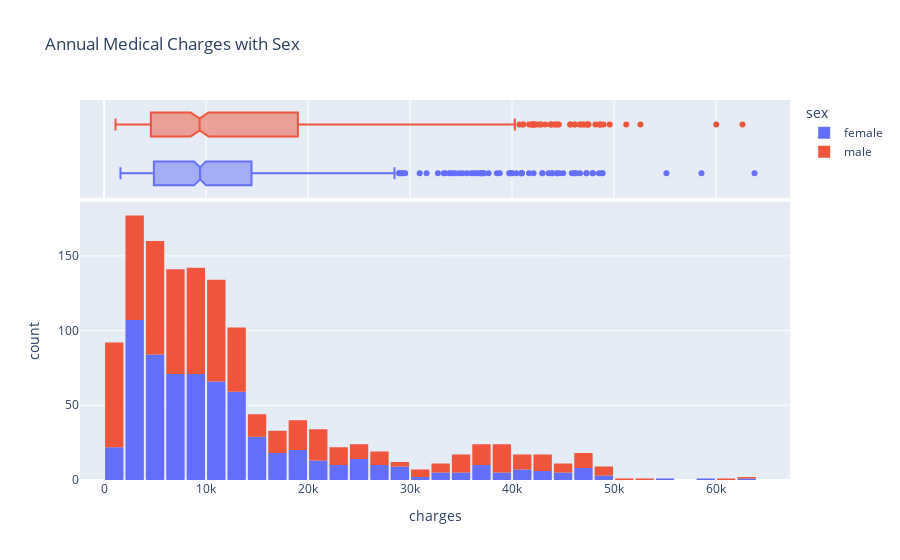

This figure's notebook cell:
### Code cell
fig = px.histogram(df, x='charges', 
                   marginal='box', 
                   color='sex',
                   title='Annual Medical Charges with Sex')
fig.update_layout(bargap=0.1)
fig.show()

### Figure 1 — Plotly figure (JSON) as saved in the notebook; plotly's stock layout.template omitted (floating-point values rounded to 4 significant figures; data arrays with more than 128 entries replaced by an {"elided": "..."} marker saying what was removed)
{"data": [{"alignmentgroup": "True", "bingroup": "x", "hovertemplate": "sex=female<br>charges=%{x}<br>count=%{y}<extra></extra>", "legendgroup": "female", "marker": {"color": "#636efa", "pattern": {"shape": ""}}, "name": "female", "offsetgroup": "female", "orientation": "v", "showlegend": true, "type": "histogram", "x": {"elided": "662 float values"}, "xaxis": "x", "yaxis": "y"}, {"alignmentgroup": "True", "hovertemplate": "sex=female<br>charges=%{x}<extra></extra>", "legendgroup": "female", "marker": {"color": "#636efa"}, "name": "female", "notched": true, "offsetgroup": "female", "showlegend": false, "type": "box", "x": {"elided": "662 float values"}, "xaxis": "x2", "yaxis": "y2"}, {"alignmentgroup": "True", "bingroup": "x", "hovertemplate": "sex=male<br>charges=%{x}<br>count=%{y}<extra></extra>", "legendgroup": "male", "marker": {"color": "#EF553B", "pattern": {"shape": ""}}, "name": "male", "offsetgroup": "male", "orientation": "v", "showlegend": true, "type": "histogram", "x": {"elided": "676 float values"}, "xaxis": "x", "yaxis": "y"}, {"alignmentgroup": "True", "hovertemplate": "sex=male<br>charges=%{x}<extra></extra>", "legendgroup": "male", "marker": {"color": "#EF553B"}, "name": "male", "notched": true, "offsetgroup": "male", "showlegend": false, "type": "box", "x": {"elided": "676 float values"}, "xaxis": "x2", "yaxis": "y2"}], "layout": {"bargap": 0.1, "barmode": "relative", "legend": {"title": {"text": "sex"}, "tracegroupgap": 0}, "title": {"text": "Annual Medical Charges with Sex"}, "xaxis": {"anchor": "y", "domain": [0, 1], "title": {"text": "charges"}}, "xaxis2": {"anchor": "y2", "domain": [0, 1], "matches": "x", "showgrid": true, "showticklabels": false}, "yaxis": {"anchor": "x", "domain": [0, 0.7326], "title": {"text": "count"}}, "yaxis2": {"anchor": "x2", "domain": [0.7426, 1], "matches": "y2", "showgrid": false, "showline": false, "showticklabels": false, "ticks": ""}}}
